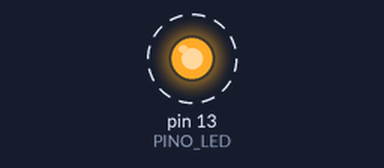
Recording of a sketch running on a simulated Arduino Uno, built with avr-gcc and run on an emulated ATmega328P. Shown: output pins drawn as LEDs (lit = HIGH). Dashed ring = blinking. What the sketch prints to the serial monitor is not drawn.

Above: at 0.2 s.
Timing chart, 0 to 3.0 s (numbered marks = the images above):
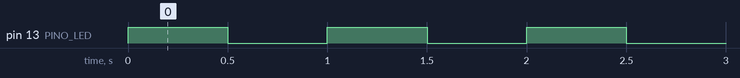

The sketch:

pisca_led.ino
```cpp
// Primeiro projeto: pisca o LED "L" da placa (ligado ao pino 13).
// Não precisa montar nada na protoboard.
// Também manda mensagens pelo USB, que dá para ler no monitor serial.

const int PINO_LED = 13;   // LED "L" da placa
const int INTERVALO = 500; // milissegundos aceso e apagado

int contador = 0;

void setup() {
  pinMode(PINO_LED, OUTPUT);  // o pino 13 vai controlar o LED
  Serial.begin(9600);         // velocidade da conversa com o Mac
  Serial.println("Ola, bancada! O Uno ligou.");
}

void loop() {
  digitalWrite(PINO_LED, HIGH);  // 5 V no pino: acende
  delay(INTERVALO);
  digitalWrite(PINO_LED, LOW);   // 0 V no pino: apaga
  delay(INTERVALO);

  contador++;
  Serial.print("Piscadas: ");
  Serial.println(contador);
}
```

Measured:
- by itself, pin 13 (PINO_LED): alternates HIGH for 0.50 s and LOW for 0.50 s
